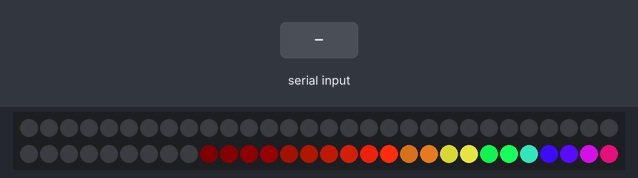
Bench run of a sketch on a simulated Arduino Mega 2560, built with avr-gcc and run on an emulated ATmega2560. On the bench: 60 RGB LEDs in strip order, left to right, continuing on the next row. Inputs (shaded band) come from the test bench. Dim RGB values are drawn brighter than linear.

Above: at 1.2 s.
1.3 s: "P" received over Serial
At 1.7 s:
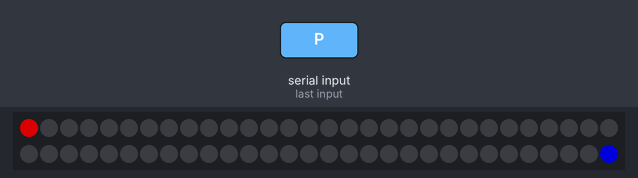
4.3 s: "Q" received over Serial
At 4.78 s:
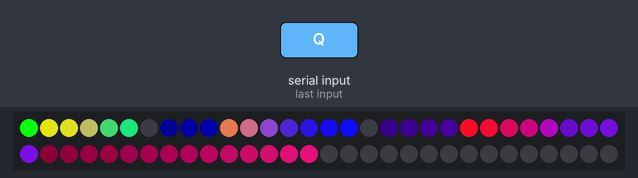
6.7 s: "Q" received over Serial
At 8.43 s:
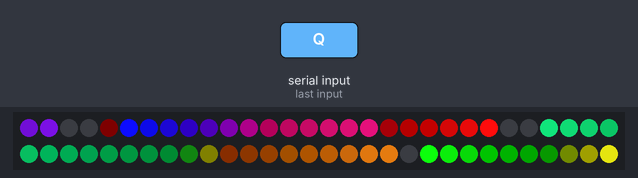
14.3 s: "Q" received over the second serial link
At 15.42 s:
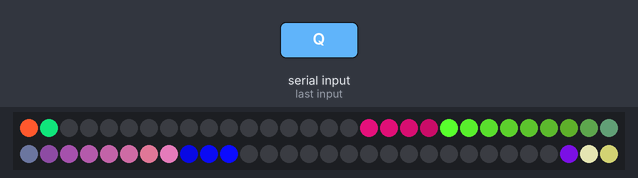

The sketch:

led_score_keeper.ino
```cpp
/* LED Score Keeper

   This sketch tracks the score between two players: 'R' (red) and 'B' (blue). The
   current score is depicted as two series of red and blue dots which accumulate at
   opposite ends of the LED strip and move toward the center. The first color to
   reach the center wins and triggers a fancy pattern display in the winning color.

 */

#include "FastLED.h"

#define DATA_PIN    6
#define LED_TYPE    WS2812B
#define COLOR_ORDER GRB
#define NUM_LEDS    60    // This ain't gonna work unless this number is even
#define BRIGHTNESS          96
#define FRAMES_PER_SECOND  120

// LED array
CRGB leds[NUM_LEDS];

// Game state
int p1Score;
int p2Score;
int p1Hue = 0;    // red (starts at "data in" end of LED strip)
int p2Hue = 160;  // blue (starts at "data out" end of LED strip)
enum gameStates { WAITING_FOR_PLAYERS, PREP_GAME, IN_PROGRESS, GAME_OVER } gameState;

int gHue = 0;

void setup() {
  resetGame();

  FastLED.addLeds<LED_TYPE,DATA_PIN,COLOR_ORDER>(leds, NUM_LEDS).setCorrection(TypicalLEDStrip);

  Serial.begin(9600);
  Serial1.begin(9600);
}

void loop() {
  if (gameState == WAITING_FOR_PLAYERS) {
    displayWaitingForPlayers();
  } else if (gameState == PREP_GAME) {
    displayScore();
  } else if (gameState == IN_PROGRESS) {
    if (p1Score >= NUM_LEDS / 2 || p2Score >= NUM_LEDS / 2) {
      gameState = GAME_OVER;
      Serial.write('O');
    } else {
      displayScore();
    }
  } else if (gameState == GAME_OVER) {
    displayWinner();
  }
}


// Handle messages on serial port
void serialEvent() {
  while (Serial.available()) {
    char ch = Serial.read();
    switch (ch) {
      case 'Q':
        resetGame();
        break;
      case 'P':
        prepGame();
        break;
      case 'S':
        startGame();
        break;
    }
  }
}

void serialEvent1() {
  while (Serial1.available()) {
    char ch = Serial1.read();
    switch (ch) {
      case 'R':
      case 'B':
        updateScore(ch);
        break;
    }
  }
}

void resetGame() {
  p1Score = 0;
  p2Score = 0;
  gameState = WAITING_FOR_PLAYERS;
}

void prepGame() {
  if (gameState == WAITING_FOR_PLAYERS) {
    gameState = PREP_GAME;
  }
}

void startGame() {
  if (gameState == PREP_GAME) {
    gameState = IN_PROGRESS;
  }
}

void updateScore(char ch) {
  if (gameState == IN_PROGRESS) {
    if (ch == 'R') {
      p1Score++;
    } else if (ch == 'B') {
      p2Score++;
    }
  }
}


void displayWaitingForPlayers() {
  fadeToBlackBy(leds, NUM_LEDS, 20);
  byte dothue = 0;
  for( int i = 0; i < 8; i++) {
    leds[beatsin16(i+7, 0, NUM_LEDS-1 )] |= CHSV(dothue, 200, 255);
    dothue += 32;
  }
  FastLED.show();
  FastLED.delay(1000/FRAMES_PER_SECOND);
  EVERY_N_MILLISECONDS( 20 ) { gHue++; }  // cycle through colors
}

void displayScore() {
  for (int i = 0; i < NUM_LEDS; i++) {
    if (i <= p1Score) {
      leds[i] = CHSV(p1Hue, 255, 192);
    } else if (i >= NUM_LEDS - p2Score - 1) {
      leds[i] = CHSV(p2Hue, 255, 192);
    } else {
      leds[i] = CRGB::Black;
    }
  }
  FastLED.show();
  delay(500);

  // Blink the players' next available LED
  if (p1Score < NUM_LEDS) {
    leds[p1Score] = CRGB::Black;
  }
  if (p2Score < NUM_LEDS) {
    leds[NUM_LEDS - p2Score - 1] = CRGB::Black;
  }
  FastLED.show();
  delay(500);
}

void displayWinner() {
  // "sinelon" pattern - a colored dot sweeping back and forth, with fading trails
  fadeToBlackBy(leds, NUM_LEDS, 20);
  int pos = beatsin16(13, 0, NUM_LEDS-1 );
  if (p1Score >= p2Score) {
    leds[pos] += CHSV(p1Hue, 255, 192);
  } else {
    leds[pos] += CHSV(p2Hue, 255, 192);
  }

  // Send the 'leds' array out to the actual LED strip
  FastLED.show();
  // Insert a delay to keep the framerate modest
  FastLED.delay(1000/FRAMES_PER_SECOND);
}
```

Measured:
- after the input at 1.3 s, the LEDs: change at once (image 1)
- after the input at 4.3 s, the LEDs: first change at once (image 2 shows a later state)
- after the input at 14.3 s, the LEDs: first differ from a run without the input after 0.98 s (image 4)
